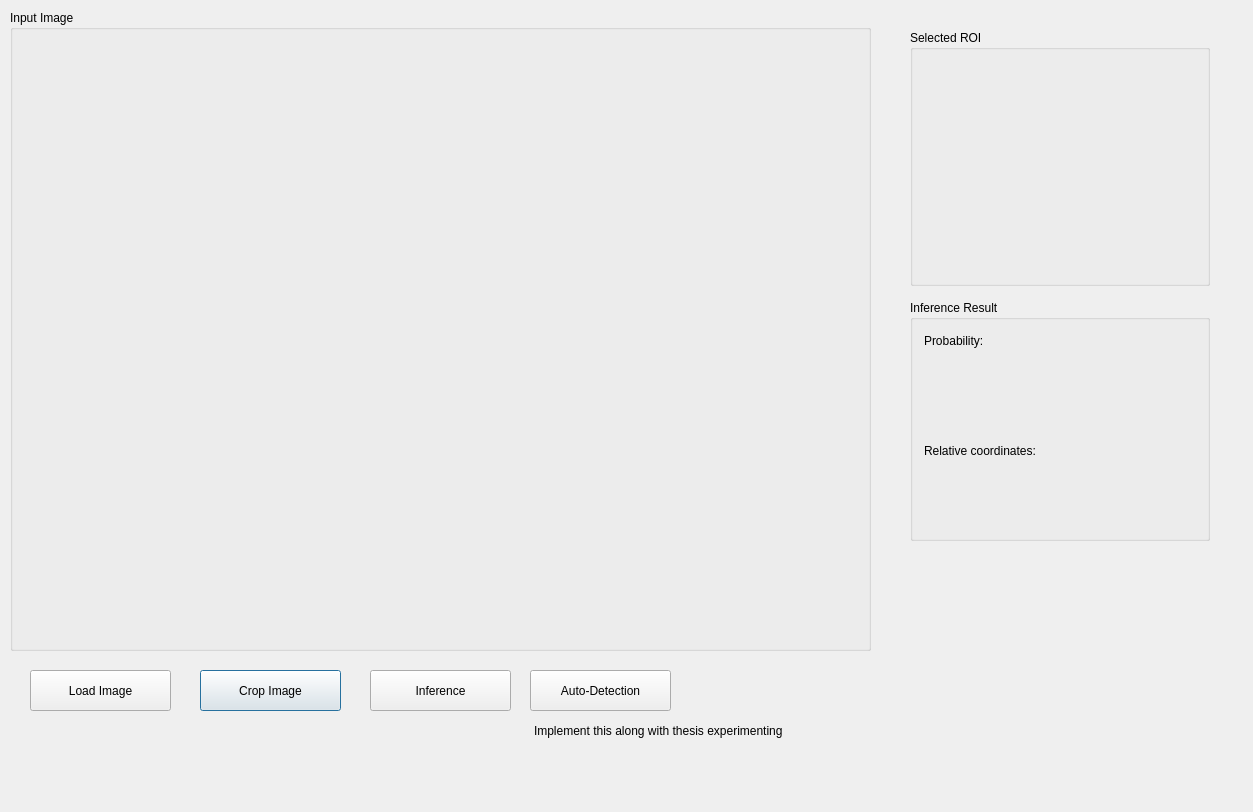
<?xml version="1.0" encoding="UTF-8"?>
<ui version="4.0">
 <class>BitRecognition</class>
 <widget class="QDialog" name="BitRecognition">
  <property name="geometry">
   <rect>
    <x>0</x>
    <y>0</y>
    <width>1253</width>
    <height>812</height>
   </rect>
  </property>
  <property name="windowTitle">
   <string>BitRecognition</string>
  </property>
  <widget class="QGroupBox" name="groupBox">
   <property name="geometry">
    <rect>
     <x>10</x>
     <y>10</y>
     <width>861</width>
     <height>641</height>
    </rect>
   </property>
   <property name="title">
    <string>Input Image</string>
   </property>
   <widget class="QLabel" name="ImgLabel">
    <property name="geometry">
     <rect>
      <x>20</x>
      <y>30</y>
      <width>820</width>
      <height>600</height>
     </rect>
    </property>
    <property name="text">
     <string/>
    </property>
    <property name="alignment">
     <set>Qt::AlignCenter</set>
    </property>
   </widget>
  </widget>
  <widget class="QGroupBox" name="groupBox_2">
   <property name="geometry">
    <rect>
     <x>910</x>
     <y>30</y>
     <width>300</width>
     <height>256</height>
    </rect>
   </property>
   <property name="title">
    <string>Selected ROI</string>
   </property>
   <widget class="QLabel" name="CropLabel">
    <property name="geometry">
     <rect>
      <x>10</x>
      <y>40</y>
      <width>281</width>
      <height>201</height>
     </rect>
    </property>
    <property name="text">
     <string/>
    </property>
    <property name="alignment">
     <set>Qt::AlignCenter</set>
    </property>
   </widget>
  </widget>
  <widget class="QPushButton" name="CropImage_button">
   <property name="geometry">
    <rect>
     <x>200</x>
     <y>670</y>
     <width>141</width>
     <height>41</height>
    </rect>
   </property>
   <property name="text">
    <string>Crop Image</string>
   </property>
  </widget>
  <widget class="QPushButton" name="Inference_button">
   <property name="geometry">
    <rect>
     <x>370</x>
     <y>670</y>
     <width>141</width>
     <height>41</height>
    </rect>
   </property>
   <property name="text">
    <string>Inference</string>
   </property>
  </widget>
  <widget class="QGroupBox" name="groupBox_3">
   <property name="geometry">
    <rect>
     <x>910</x>
     <y>300</y>
     <width>300</width>
     <height>241</height>
    </rect>
   </property>
   <property name="title">
    <string>Inference Result</string>
   </property>
   <widget class="QPlainTextEdit" name="coordinate_TextEdit">
    <property name="geometry">
     <rect>
      <x>10</x>
      <y>140</y>
      <width>261</width>
      <height>61</height>
     </rect>
    </property>
    <property name="styleSheet">
     <string notr="true">background:transparent;
border:0</string>
    </property>
    <property name="plainText">
     <string>Relative coordinates:</string>
    </property>
   </widget>
   <widget class="QPlainTextEdit" name="probability_TextEdit">
    <property name="geometry">
     <rect>
      <x>10</x>
      <y>30</y>
      <width>261</width>
      <height>61</height>
     </rect>
    </property>
    <property name="styleSheet">
     <string notr="true">background:transparent;
border:0</string>
    </property>
    <property name="plainText">
     <string>Probability:</string>
    </property>
   </widget>
  </widget>
  <widget class="QPushButton" name="LoadImage_button">
   <property name="geometry">
    <rect>
     <x>30</x>
     <y>670</y>
     <width>141</width>
     <height>41</height>
    </rect>
   </property>
   <property name="text">
    <string>Load Image</string>
   </property>
  </widget>
  <widget class="QPushButton" name="Detection_button">
   <property name="geometry">
    <rect>
     <x>530</x>
     <y>670</y>
     <width>141</width>
     <height>41</height>
    </rect>
   </property>
   <property name="text">
    <string>Auto-Detection</string>
   </property>
  </widget>
  <widget class="QPlainTextEdit" name="plainTextEdit">
   <property name="geometry">
    <rect>
     <x>530</x>
     <y>720</y>
     <width>301</width>
     <height>61</height>
    </rect>
   </property>
   <property name="styleSheet">
    <string notr="true">background:transparent;
border:0</string>
   </property>
   <property name="readOnly">
    <bool>true</bool>
   </property>
   <property name="plainText">
    <string>Implement this along with thesis experimenting</string>
   </property>
  </widget>
  <widget class="QPlainTextEdit" name="ImgNameTextEdit">
   <property name="geometry">
    <rect>
     <x>30</x>
     <y>720</y>
     <width>301</width>
     <height>61</height>
    </rect>
   </property>
   <property name="styleSheet">
    <string notr="true">background:transparent;
border:0</string>
   </property>
   <property name="readOnly">
    <bool>true</bool>
   </property>
   <property name="plainText">
    <string>
</string>
   </property>
  </widget>
 </widget>
 <resources/>
 <connections/>
</ui>
